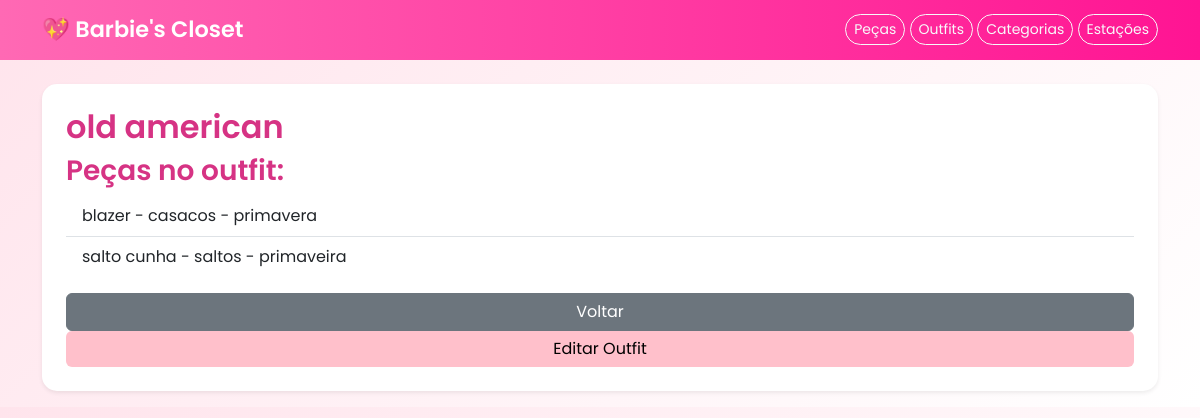
The app's page /outfit/1/ (signed in), older data.
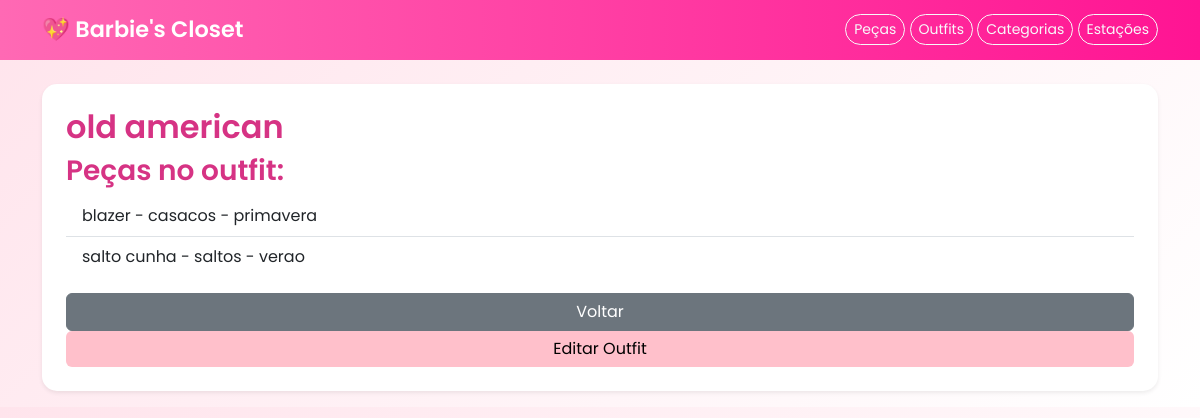
The same page, newer data.
### barbies_closet/models.py (models this page shows, shortened)
class Peca(models.Model):
    utilizador = models.ForeignKey(User, on_delete=models.CASCADE)
    nome = models.CharField(max_length=100)
    cor = models.CharField(max_length=50)
    marca = models.CharField(max_length=100)
    tamanho = models.CharField(max_length=10)
    data_aquisicao = models.DateField()
    frequencia_uso = models.IntegerField(default=0)
    categoria = models.ForeignKey(Categoria, on_delete=models.SET_NULL, null=True)
    estacao = models.ForeignKey(Estacao, on_delete=models.SET_NULL, null=True)

class Estacao(models.Model):
    nome = models.CharField(max_length=50)
    def __str__(self):
        return self.nome

class Categoria(models.Model):
    nome = models.CharField(max_length=100)
    def __str__(self):
        return self.nome

### barbies_closet/views.py (the view)
# urls.py: path('outfit/<int:id>/', views.detalhe_outfit, name='detalhe_outfit'),
@login_required
def detalhe_outfit(request, id):
    outfit = Outfit.objects.get(id=id)
    return render(request, 'outfit/outfit_detalhe.html', {'outfit': outfit})

### barbies_closet/templates/outfit/outfit_detalhe.html
{% extends 'base.html' %}
{% block content %}
<div class="card p-4 shadow-sm mb-3">
    <h2>{{ outfit.nome }}</h2>
    <h3>Peças no outfit:</h3>
    <ul class="list-group list-group-flush mb-3">
        {% for p in outfit.pecas.all %}
            <li class="list-group-item">{{ p.nome }} - {{ p.categoria }} - {{ p.estacao }}</li>
        {% endfor %}
    </ul>
    <a href="{% url 'lista_outfits' %}" class="btn btn-secondary">Voltar</a>
    <a href="{% url 'editar_outfit' id=outfit.id %}" class="btn btn-warning">Editar Outfit</a>
</div>
{% endblock %}

Row changes from the older to the newer data that the page shows:
changed through a linked row, Peca "salto cunha": estacao "primaveira" → "verao"
